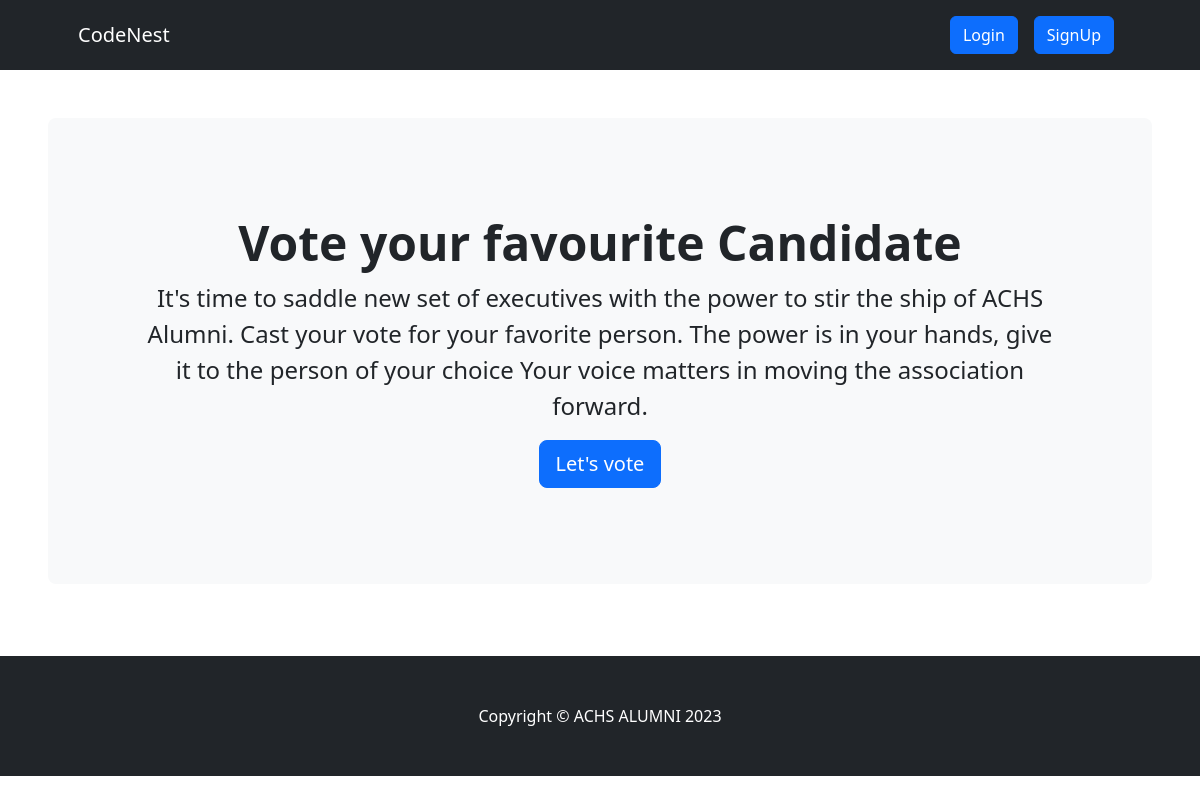
The app's page /, older data.
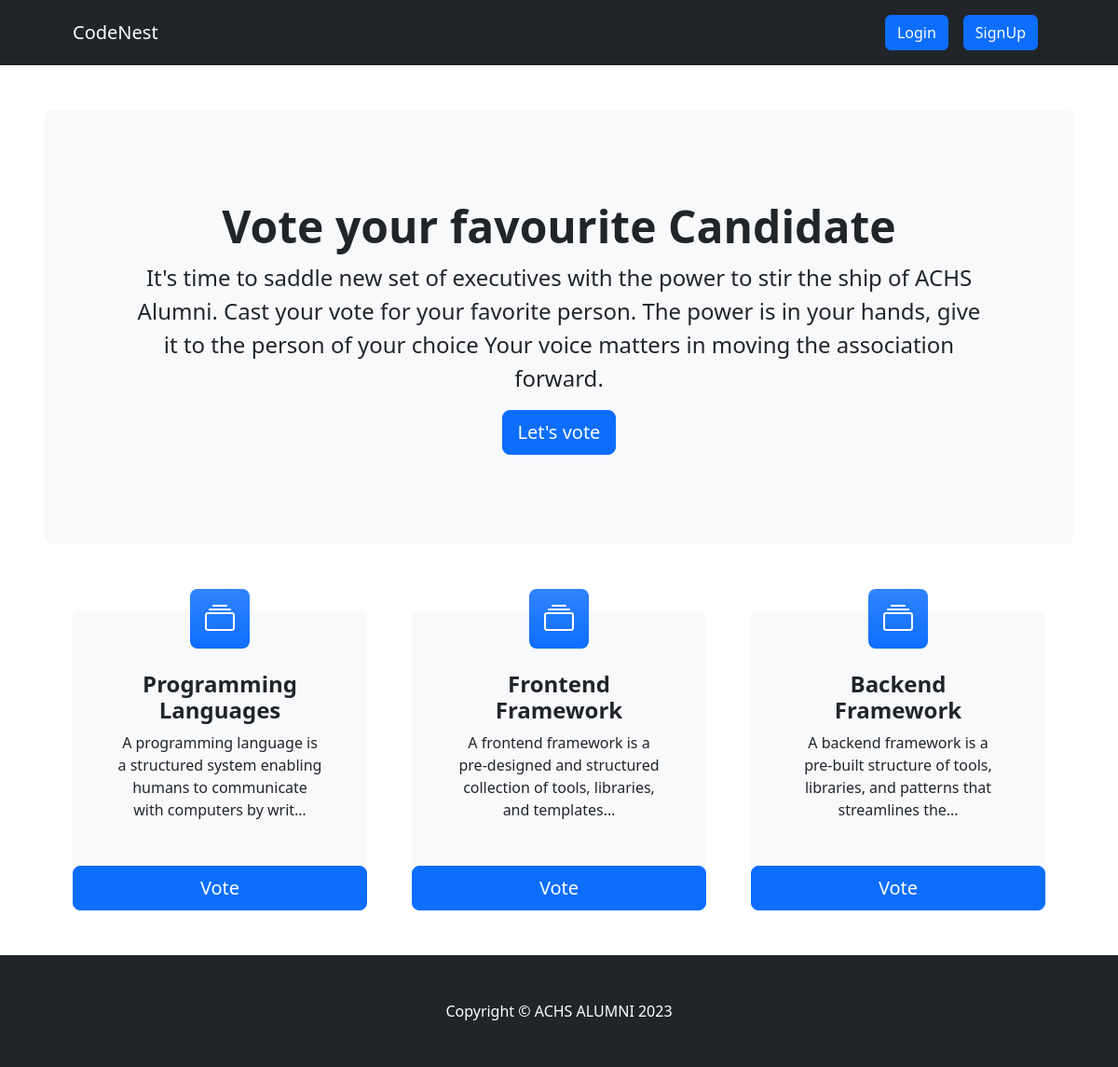
The same page, newer data.
### voteapp/models.py (models this page shows, shortened)
class Category(models.Model):
    title = models.CharField(max_length=200)
    slug = models.SlugField(blank=True, null=True)
    description = models.TextField(blank=True, null=True)
    total_vote = models.IntegerField(default=0)
    voters = models.ManyToManyField(User, blank=True)

### voteapp/views.py (the view)
# urls.py: path("", views.index, name="index"),
def index(request):
    categories = Category.objects.all()
    context = {"categories":categories}
    return render(request, "index.html", context)

### voteapp/templates/index.html
{% extends 'base.html' %}
{% block content %}
<header class="py-5">
    <div class="container-fluid px-lg-5">
        <div class="p-4 p-lg-5 bg-light rounded-3 text-center">
            <div class="m-4 m-lg-5">
                <h1 class="display-5 fw-bold">Vote your favourite Candidate</h1>
                <p class="fs-4">It's time to saddle new set of executives with the power to stir the ship of ACHS Alumni. Cast your vote for your favorite person. The power is in your hands, give it to the person of your choice
                     Your voice matters in moving the association forward.</p>
                <a class="btn btn-primary btn-lg" href="#votingSection">Let's vote</a>
            </div>
        </div>
    </div>
</header>
<section class="pt-4" id="votingSection">
    <div class="container px-lg-5">
        <div class="row gx-lg-5">
            {% for category in categories  %}
            <div class="col-lg-4 col-xxl-3 mb-5">
                <div class="card bg-light border-0 h-100">
                    <div class="card-body text-center p-4 p-lg-5 pt-0 pt-lg-0">
                        <div class="feature bg-primary bg-gradient text-white rounded-3 mb-4 mt-n4"><i class="bi bi-collection"></i></div>
                        <h2 class="fs-4 fw-bold">{{category.title}}</h2>
                        <p class="mb-0">{{category.description | truncatechars:100}}</p>
                    </div>
                    <a class="btn btn-primary btn-lg" href="{% url 'detail' category.slug  %}">Vote</a>
                </div>
            </div>
            {% endfor %}
        </div>
    </div>
</section>
{% endblock content %}

Row changes from the older to the newer data that the page shows:
added Category: title "Programming Languages", description "A programming language is a structured system enabling humans to communicate with computers by writ…"
added Category: title "Frontend Framework", description "A frontend framework is a pre-designed and structured collection of tools, libraries, and templates…"
added Category: title "Backend Framework", description "A backend framework is a pre-built structure of tools, libraries, and patterns that streamlines the…"
